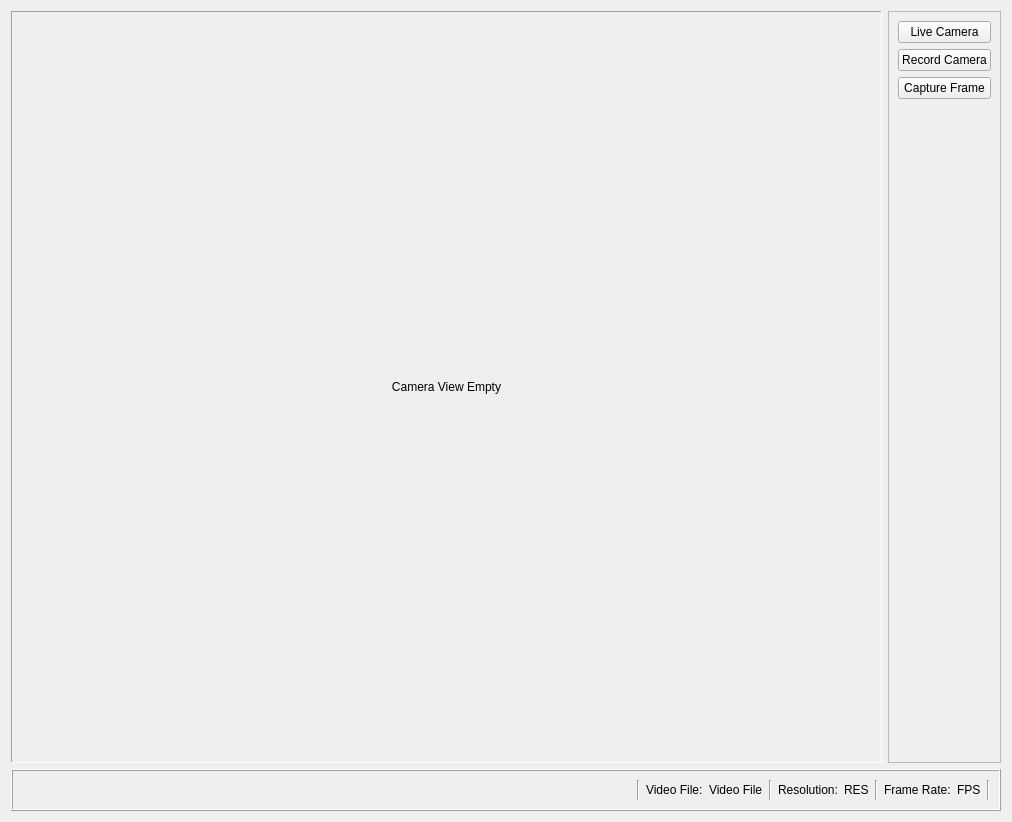
<?xml version="1.0" encoding="UTF-8"?>
<ui version="4.0">
 <class>qvtCameraViewer</class>
 <widget class="QWidget" name="qvtCameraViewer">
  <property name="geometry">
   <rect>
    <x>0</x>
    <y>0</y>
    <width>1012</width>
    <height>822</height>
   </rect>
  </property>
  <property name="sizePolicy">
   <sizepolicy hsizetype="Preferred" vsizetype="Preferred">
    <horstretch>0</horstretch>
    <verstretch>0</verstretch>
   </sizepolicy>
  </property>
  <property name="windowTitle">
   <string>Form</string>
  </property>
  <layout class="QVBoxLayout" name="verticalLayout_3">
   <item>
    <layout class="QHBoxLayout" name="horizontalLayout_2">
     <item>
      <widget class="QLabel" name="cameraLabel">
       <property name="sizePolicy">
        <sizepolicy hsizetype="Preferred" vsizetype="Preferred">
         <horstretch>9</horstretch>
         <verstretch>5</verstretch>
        </sizepolicy>
       </property>
       <property name="cursor">
        <cursorShape>ArrowCursor</cursorShape>
       </property>
       <property name="frameShape">
        <enum>QFrame::Panel</enum>
       </property>
       <property name="frameShadow">
        <enum>QFrame::Sunken</enum>
       </property>
       <property name="text">
        <string>Camera View Empty</string>
       </property>
       <property name="alignment">
        <set>Qt::AlignCenter</set>
       </property>
      </widget>
     </item>
     <item>
      <widget class="QFrame" name="frame_2">
       <property name="sizePolicy">
        <sizepolicy hsizetype="Preferred" vsizetype="Preferred">
         <horstretch>1</horstretch>
         <verstretch>5</verstretch>
        </sizepolicy>
       </property>
       <property name="frameShape">
        <enum>QFrame::StyledPanel</enum>
       </property>
       <property name="frameShadow">
        <enum>QFrame::Raised</enum>
       </property>
       <layout class="QVBoxLayout" name="verticalLayout_2">
        <item>
         <widget class="QPushButton" name="liveCameraButton">
          <property name="sizePolicy">
           <sizepolicy hsizetype="Preferred" vsizetype="Preferred">
            <horstretch>0</horstretch>
            <verstretch>0</verstretch>
           </sizepolicy>
          </property>
          <property name="text">
           <string>Live Camera</string>
          </property>
          <property name="checkable">
           <bool>false</bool>
          </property>
         </widget>
        </item>
        <item>
         <widget class="QPushButton" name="recordCameraButton">
          <property name="sizePolicy">
           <sizepolicy hsizetype="Preferred" vsizetype="Preferred">
            <horstretch>0</horstretch>
            <verstretch>0</verstretch>
           </sizepolicy>
          </property>
          <property name="text">
           <string>Record Camera</string>
          </property>
          <property name="checkable">
           <bool>false</bool>
          </property>
         </widget>
        </item>
        <item>
         <widget class="QPushButton" name="captureFrameButton">
          <property name="sizePolicy">
           <sizepolicy hsizetype="Preferred" vsizetype="Preferred">
            <horstretch>0</horstretch>
            <verstretch>0</verstretch>
           </sizepolicy>
          </property>
          <property name="text">
           <string>Capture Frame</string>
          </property>
          <property name="checkable">
           <bool>false</bool>
          </property>
         </widget>
        </item>
        <item>
         <spacer name="verticalSpacer">
          <property name="orientation">
           <enum>Qt::Vertical</enum>
          </property>
          <property name="sizeHint" stdset="0">
           <size>
            <width>20</width>
            <height>40</height>
           </size>
          </property>
         </spacer>
        </item>
       </layout>
      </widget>
     </item>
    </layout>
   </item>
   <item>
    <widget class="QFrame" name="frame">
     <property name="sizePolicy">
      <sizepolicy hsizetype="Minimum" vsizetype="Minimum">
       <horstretch>0</horstretch>
       <verstretch>0</verstretch>
      </sizepolicy>
     </property>
     <property name="frameShape">
      <enum>QFrame::Box</enum>
     </property>
     <property name="frameShadow">
      <enum>QFrame::Raised</enum>
     </property>
     <layout class="QVBoxLayout" name="verticalLayout">
      <item>
       <layout class="QHBoxLayout" name="horizontalLayout">
        <item>
         <spacer name="horizontalSpacer">
          <property name="orientation">
           <enum>Qt::Horizontal</enum>
          </property>
          <property name="sizeHint" stdset="0">
           <size>
            <width>40</width>
            <height>20</height>
           </size>
          </property>
         </spacer>
        </item>
        <item>
         <widget class="Line" name="line_4">
          <property name="orientation">
           <enum>Qt::Vertical</enum>
          </property>
         </widget>
        </item>
        <item>
         <widget class="QLabel" name="videoFileLabel_2">
          <property name="font">
           <font>
            <kerning>true</kerning>
           </font>
          </property>
          <property name="text">
           <string>Video File:</string>
          </property>
         </widget>
        </item>
        <item>
         <widget class="QLabel" name="videoFileLabel">
          <property name="font">
           <font>
            <kerning>true</kerning>
           </font>
          </property>
          <property name="text">
           <string>Video File</string>
          </property>
         </widget>
        </item>
        <item>
         <widget class="Line" name="line">
          <property name="orientation">
           <enum>Qt::Vertical</enum>
          </property>
         </widget>
        </item>
        <item>
         <widget class="QLabel" name="resolutionLabel_2">
          <property name="font">
           <font>
            <kerning>true</kerning>
           </font>
          </property>
          <property name="text">
           <string>Resolution:</string>
          </property>
         </widget>
        </item>
        <item>
         <widget class="QLabel" name="resolutionLabel">
          <property name="font">
           <font>
            <kerning>true</kerning>
           </font>
          </property>
          <property name="text">
           <string>RES</string>
          </property>
         </widget>
        </item>
        <item>
         <widget class="Line" name="line_2">
          <property name="orientation">
           <enum>Qt::Vertical</enum>
          </property>
         </widget>
        </item>
        <item>
         <widget class="QLabel" name="frameRateLabel_2">
          <property name="font">
           <font>
            <kerning>true</kerning>
           </font>
          </property>
          <property name="text">
           <string>Frame Rate:</string>
          </property>
         </widget>
        </item>
        <item>
         <widget class="QLabel" name="frameRateLabel">
          <property name="font">
           <font>
            <kerning>true</kerning>
           </font>
          </property>
          <property name="text">
           <string>FPS</string>
          </property>
         </widget>
        </item>
        <item>
         <widget class="Line" name="line_3">
          <property name="orientation">
           <enum>Qt::Vertical</enum>
          </property>
         </widget>
        </item>
       </layout>
      </item>
     </layout>
    </widget>
   </item>
  </layout>
 </widget>
 <resources/>
 <connections/>
</ui>
